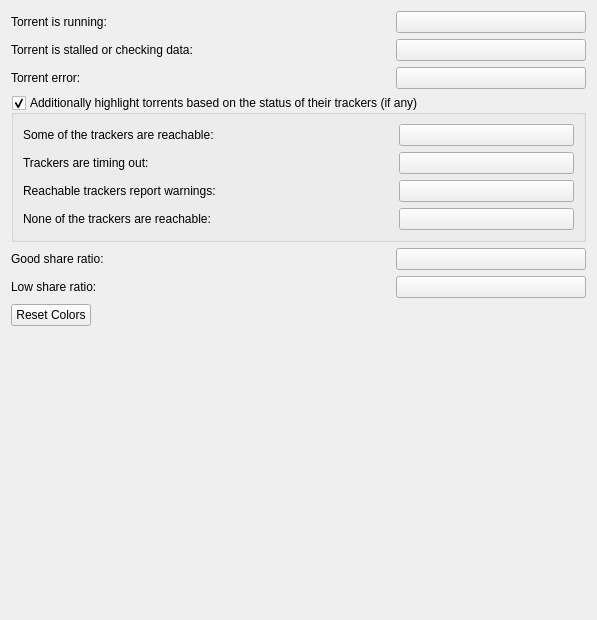
<?xml version="1.0" encoding="UTF-8"?>
<ui version="4.0">
 <class>ColorPref</class>
 <widget class="QWidget" name="ColorPref">
  <property name="geometry">
   <rect>
    <x>0</x>
    <y>0</y>
    <width>593</width>
    <height>620</height>
   </rect>
  </property>
  <layout class="QVBoxLayout" name="verticalLayout">
   <item>
    <layout class="QGridLayout" name="gridLayout_2">
     <item row="1" column="2">
      <widget class="KColorButton" name="kcfg_stalledTorrentColor">
       <property name="toolTip">
        <string>Color to use for torrents when they are stalled or checking data.</string>
       </property>
      </widget>
     </item>
     <item row="0" column="2">
      <widget class="KColorButton" name="kcfg_okTorrentColor">
       <property name="toolTip">
        <string>Color to use for torrents while seeding or downloading.</string>
       </property>
      </widget>
     </item>
     <item row="0" column="0" colspan="2">
      <widget class="QLabel" name="label">
       <property name="text">
        <string>Torrent is running:</string>
       </property>
      </widget>
     </item>
     <item row="1" column="0" colspan="2">
      <widget class="QLabel" name="label_2">
       <property name="text">
        <string>Torrent is stalled or checking data:</string>
       </property>
      </widget>
     </item>
     <item row="2" column="2">
      <widget class="KColorButton" name="kcfg_errorTorrentColor">
       <property name="toolTip">
        <string>Color to use for torrents with error status.</string>
       </property>
      </widget>
     </item>
     <item row="2" column="0" colspan="2">
      <widget class="QLabel" name="label_3">
       <property name="text">
        <string>Torrent error:</string>
       </property>
      </widget>
     </item>
    </layout>
   </item>
   <item>
    <widget class="QGroupBox" name="kcfg_highlightTorrentNameByTrackerStatus">
     <property name="title">
      <string>Additionally highlight torrents based on the status of their trackers (if any)</string>
     </property>
     <property name="checkable">
      <bool>true</bool>
     </property>
     <layout class="QGridLayout" name="gridLayout">
      <item row="0" column="2">
       <widget class="KColorButton" name="kcfg_okTrackerConnectionColor">
        <property name="toolTip">
         <string>Color to use when at least one tracker is connected and replied no errors or warnings.</string>
        </property>
       </widget>
      </item>
      <item row="0" column="0" colspan="2">
       <widget class="QLabel" name="label_4">
        <property name="text">
         <string>Some of the trackers are reachable:</string>
        </property>
       </widget>
      </item>
      <item row="2" column="2">
       <widget class="KColorButton" name="kcfg_warningsTrackerConnectionColor">
        <property name="toolTip">
         <string>Color to use when the best attempt to connect to tracker results in warning.</string>
        </property>
       </widget>
      </item>
      <item row="5" column="0">
       <widget class="QLabel" name="label_9">
        <property name="text">
         <string>None of the trackers are reachable:</string>
        </property>
       </widget>
      </item>
      <item row="2" column="0" colspan="2">
       <widget class="QLabel" name="label_7">
        <property name="text">
         <string>Reachable trackers report warnings:</string>
        </property>
       </widget>
      </item>
      <item row="5" column="2">
       <widget class="KColorButton" name="kcfg_noTrackerConnectionColor">
        <property name="toolTip">
         <string>Color to use when all trackers reply the errors or not found.</string>
        </property>
       </widget>
      </item>
      <item row="1" column="0">
       <widget class="QLabel" name="label_8">
        <property name="text">
         <string>Trackers are timing out:</string>
        </property>
       </widget>
      </item>
      <item row="1" column="2">
       <widget class="KColorButton" name="kcfg_timeoutTrackerConnectionColor">
        <property name="toolTip">
         <string>Color to use when the best attempt to connect to tracker results in timeout. Connection will be attempted again later.</string>
        </property>
       </widget>
      </item>
     </layout>
    </widget>
   </item>
   <item>
    <layout class="QGridLayout" name="gridLayout_3">
     <item row="1" column="0" colspan="2">
      <widget class="QLabel" name="label_6">
       <property name="text">
        <string>Low share ratio:</string>
       </property>
      </widget>
     </item>
     <item row="0" column="0" colspan="2">
      <widget class="QLabel" name="label_5">
       <property name="text">
        <string>Good share ratio:</string>
       </property>
      </widget>
     </item>
     <item row="1" column="2">
      <widget class="KColorButton" name="kcfg_lowShareRatioColor">
       <property name="toolTip">
        <string>Color to display share ratio below minimal good value.</string>
       </property>
      </widget>
     </item>
     <item row="0" column="2">
      <widget class="KColorButton" name="kcfg_goodShareRatioColor">
       <property name="toolTip">
        <string>Color to display share ratio above minimal good value.</string>
       </property>
      </widget>
     </item>
    </layout>
   </item>
   <item>
    <layout class="QHBoxLayout" name="horizontalLayout">
     <item>
      <widget class="QPushButton" name="btnResetColors">
       <property name="toolTip">
        <string>Reset colors to their default values (other settings won't change).</string>
       </property>
       <property name="text">
        <string>Reset Colors</string>
       </property>
      </widget>
     </item>
     <item>
      <spacer name="horizontalSpacer">
       <property name="orientation">
        <enum>Qt::Horizontal</enum>
       </property>
       <property name="sizeHint" stdset="0">
        <size>
         <width>40</width>
         <height>20</height>
        </size>
       </property>
      </spacer>
     </item>
    </layout>
   </item>
   <item>
    <spacer>
     <property name="orientation">
      <enum>Qt::Vertical</enum>
     </property>
     <property name="sizeHint" stdset="0">
      <size>
       <width>575</width>
       <height>20</height>
      </size>
     </property>
    </spacer>
   </item>
  </layout>
 </widget>
 <customwidgets>
  <customwidget>
   <class>KColorButton</class>
   <extends>QPushButton</extends>
   <header>kcolorbutton.h</header>
  </customwidget>
 </customwidgets>
 <resources/>
 <connections/>
</ui>
